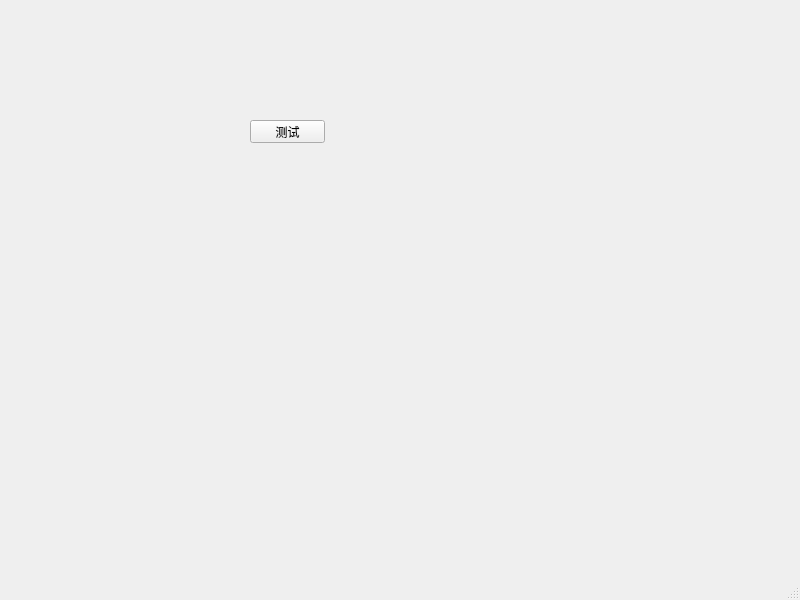
<?xml version="1.0" encoding="UTF-8"?>
<ui version="4.0">
 <class>MainWindow</class>
 <widget class="QMainWindow" name="MainWindow">
  <property name="geometry">
   <rect>
    <x>0</x>
    <y>0</y>
    <width>800</width>
    <height>600</height>
   </rect>
  </property>
  <property name="windowTitle">
   <string>MainWindow</string>
  </property>
  <widget class="QWidget" name="centralwidget">
   <widget class="QPushButton" name="pushButton">
    <property name="geometry">
     <rect>
      <x>250</x>
      <y>120</y>
      <width>75</width>
      <height>23</height>
     </rect>
    </property>
    <property name="text">
     <string>测试</string>
    </property>
   </widget>
  </widget>
  <widget class="QMenuBar" name="menubar">
   <property name="geometry">
    <rect>
     <x>0</x>
     <y>0</y>
     <width>800</width>
     <height>23</height>
    </rect>
   </property>
  </widget>
  <widget class="QStatusBar" name="statusbar"/>
 </widget>
 <resources/>
 <connections/>
</ui>
